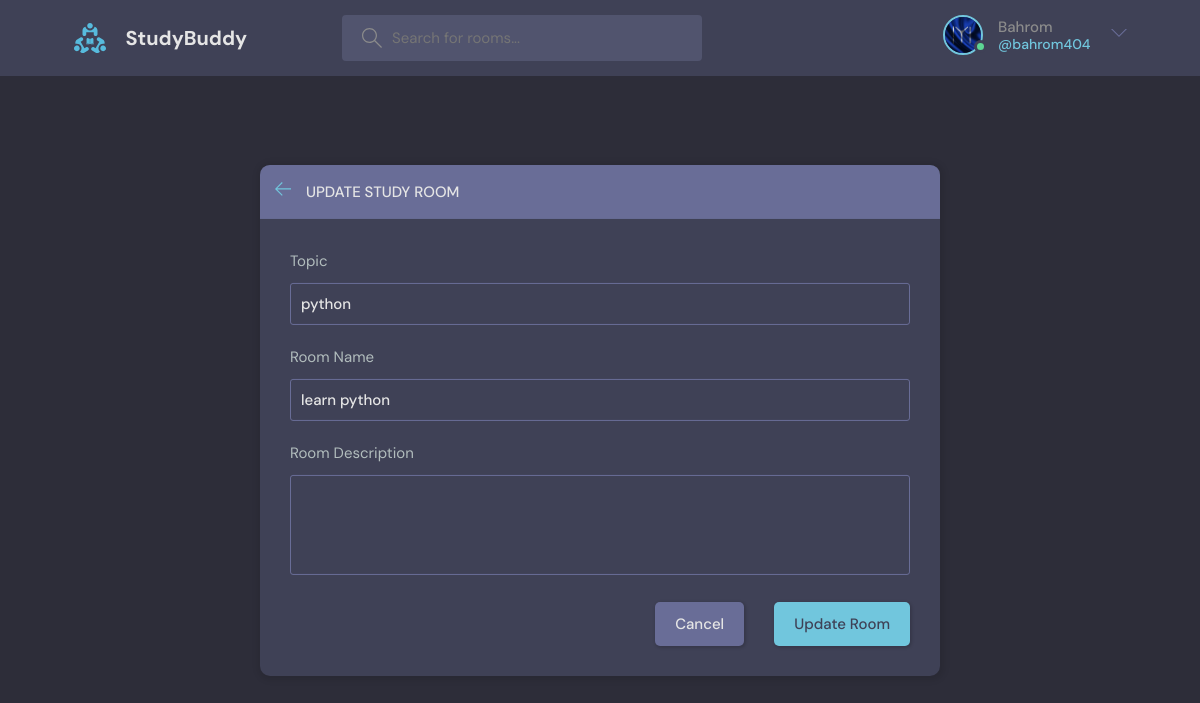
Page /update-room/2/ (signed in) on the committed database.
### base/models.py (models this page shows, shortened)
class User(AbstractUser):
    name = models.CharField(max_length=200, null=True)
    email = models.EmailField(unique=True, null=True)
    bio = models.TextField(null=True)
    avatar = models.ImageField(null=True, default='avatar.svg')
    USERNAME_FIELD = 'email'
    REQUIRED_FIELDS = []

class Room(models.Model):
    host = models.ForeignKey(User, on_delete=models.SET_NULL, null=True)
    topic = models.ForeignKey(Topic, on_delete=models.SET_NULL, null=True)
    name = models.CharField(max_length=200)
    description = models.TextField(null=True, blank=True)
    participants = models.ManyToManyField(User, related_name='participants', blank=True)
    updated = models.DateTimeField(auto_now=True)
    created = models.DateTimeField(auto_now_add=True)
    class Meta:
        ordering = ['-updated', '-created']

class Topic(models.Model):
    name = models.CharField(max_length=200)
    def __str__(self):
        return self.name

### base/views.py (the view, shortened to what this page needs)
# urls.py: path('update-room/<str:pk>/', views.updateRoom, name='update-room'),
@login_required(login_url='login')
def updateRoom(request, pk):
    room = Room.objects.get(pk=pk)
    form = RoomForm(instance=room)
    topics = Topic.objects.all()
    if request.user != room.host:
        return HttpResponse('You are not allowed here!')
    context = {'form': form, 'topics': topics, 'room': room, 'update_or_create': 'UPDATE'}
    return render(request, 'base/form_room.html', context)

### base/forms.py
class RoomForm(ModelForm):
    class Meta:
        model = Room
        exclude = ['host', 'participants']

### base/templates/base/form_room.html (shortened to what this page needs)
{% extends "main.html" %}
{% block content %}
<main class="create-room layout">
  <div class="container">
    <div class="layout__box">
      <div class="layout__boxHeader">
        <div class="layout__boxTitle">
          <a href="{% url 'home' %}">
            <svg version="1.1" xmlns="http://www.w3.org/2000/svg" width="32" height="32" viewBox="0 0 32 32">
              <title>arrow-left</title>
              <path
                d="M13.723 2.286l-13.723 13.714 13.719 13.714 1.616-1.611-10.96-10.96h27.625v-2.286h-27.625l10.965-10.965-1.616-1.607z">
              </path>
            </svg>
          </a>
          <h3>{{ update_or_create }} Study Room</h3>
        </div>
      </div>
      <div class="layout__body">
        <form class="form" action="" method="POST">
          <div class="form__group">
            <label for="room_topic">Topic</label>
            <input required type="text" name="topic" id="room_topic" list="topic-list" value="{{ room.topic }}" />
          </div>
          <div class="form__group">
            <label for="room_name">Room Name</label>
            {{ form.name }}
          </div>
          <div class="form__group">
            <label for="room_description">Room Description</label>
            {{ form.description }}
          </div>
          <div class="form__action">
            <a class="btn btn--dark" href="{% url 'home' %}">Cancel</a>
            <button class="btn btn--main" type="submit">{{ update_or_create|title }} Room</button>
          </div>
        </form>
      </div>
    </div>
  </div>
</main>
{% endblock content %}

### templates/navbar.html (shortened to what this page needs)
{% load static %}
<header class="header header--loggedIn">
    <div class="container">
      <a href="{% url 'home' %}" class="header__logo">
        <img src="{% static 'images/logo.svg' %}" />
        <h1>StudyBuddy</h1>
      </a>
      <form class="header__search" method="GET" action="{% url 'home' %}">
        <label>
          <input name="q" placeholder="Search for rooms..." />
        </label>
      </form>
      <nav class="header__menu">
        {% if request.user.is_authenticated %}
        <div class="header__user">
          <a href="{% url 'profile' request.user.id %}">
            <div class="avatar avatar--medium active">
              <img src="{{ request.user.avatar.url }}" />
            </div>
            <p>{{ request.user.name }} <span>@{{ request.user.username }}</span></p>
          </a>
          <button class="dropdown-button">
            <svg version="1.1" xmlns="http://www.w3.org/2000/svg" width="32" height="32" viewBox="0 0 32 32">
              <title>chevron-down</title>
              <path d="M16 21l-13-13h-3l16 16 16-16h-3l-13 13z"></path>
            </svg>
          </button>
        </div>
        {% else %}
        <a href="{% url 'login' %}">
        <img src="{% static 'images/avatar.svg' %}" />
        Login</a>
        {% endif %}
      </nav>
    </div>
</header>

### rows in the picture
User: user.avatar (picture), user.name "Bahrom", user.username "bahrom404"
Room: topic "python", name "learn python"

### other values in the picture
{{ update_or_create }} "UPDATE"
{{ update_or_create|title }} "Update"
